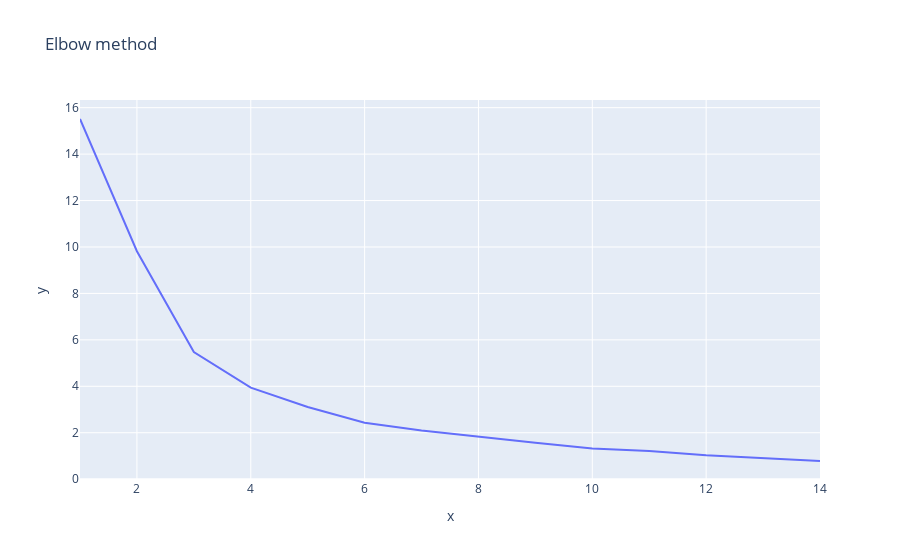

Here is the notebook cell this chart was saved with:
### Markdown cell above
# Cluster 3

### Code cell
df_cluster_3=df_mm.copy().query("cluster==3") 
df_mm_control3=df_cluster_3[var_operacionales] 
inercias = [] 
K = range(1,15) 
for k in K: 
    km = KMeans(init='k-means++',n_clusters=k) 
    km.fit(df_mm_control3) 
    inercias.append(km.inertia_) 
    y_km=km.predict(df_mm_control3) 
fig = px.line( x=K, y=inercias, title="Elbow method") 
fig.show()

### Figure 1 — Plotly figure (JSON) as saved in the notebook; plotly's stock layout.template omitted (floating-point values rounded to 4 significant figures)
{"data": [{"hovertemplate": "x=%{x}<br>y=%{y}<extra></extra>", "legendgroup": "", "line": {"color": "#636efa", "dash": "solid"}, "marker": {"symbol": "circle"}, "mode": "lines", "name": "", "orientation": "v", "showlegend": false, "type": "scatter", "x": [1, 2, 3, 4, 5, 6, 7, 8, 9, 10, 11, 12, 13, 14], "xaxis": "x", "y": [15.51, 9.818, 5.476, 3.939, 3.105, 2.429, 2.096, 1.815, 1.564, 1.319, 1.213, 1.028, 0.8897, 0.7821], "yaxis": "y"}], "layout": {"legend": {"tracegroupgap": 0}, "title": {"text": "Elbow method"}, "xaxis": {"anchor": "y", "domain": [0, 1], "title": {"text": "x"}}, "yaxis": {"anchor": "x", "domain": [0, 1], "title": {"text": "y"}}}}
